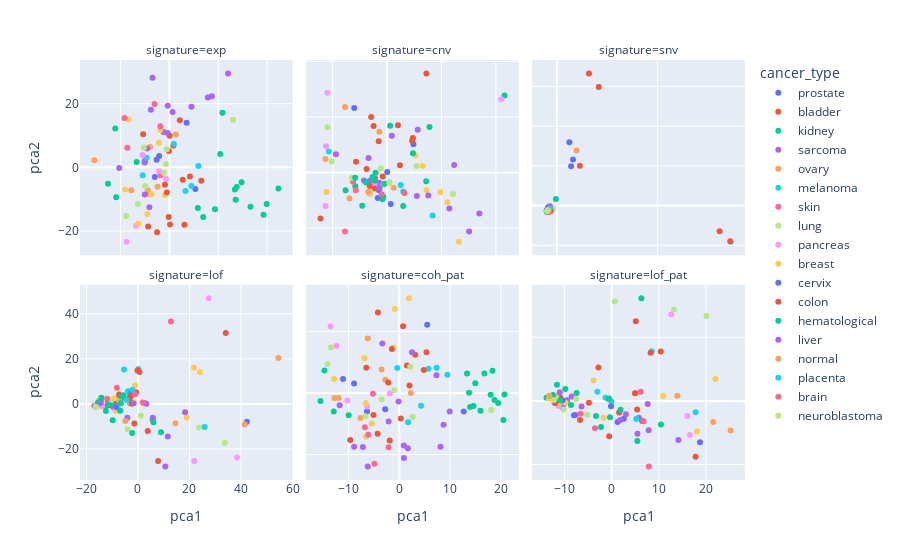

Here is the notebook cell this chart was saved with:
### Code cell
# plot clusterin of cell lines in pca# plot clusterin of cell lines in pca
exp_pca = pca(df_mol, '_exp')
cnv_pca = pca(df_mol, '_cnv')
snv_pca = pca(df_mol, '_snv')
lof_pca = pca(df_mol, '_lof')
coh_pat_pca = pca(df_mol, '__coh_pat')
lof_pat_pca = pca(df_mol, '__lof_pat')
pca_all = pd.concat([exp_pca, cnv_pca, snv_pca, lof_pca, coh_pat_pca, lof_pat_pca])

fig = px.scatter(pca_all, x="pca1", y="pca2", color="cancer_type", facet_col='signature',
facet_col_wrap=3).update_yaxes(matches=None).update_xaxes(matches=None)
fig.show()
fig.write_image("pca.pdf")
